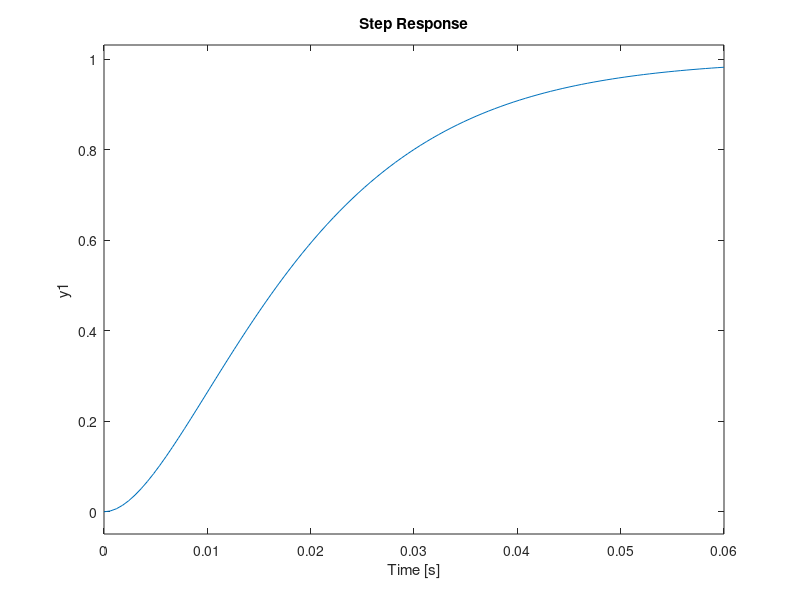

Here is the MATLAB script that generated this plot:
%% Inicio Limpio

clc;        % Consola limpia
clear;      % Workspace limpio
close all;  % Cierra otras ventanas

%% Pasar de la funcion trasnferencia al modelo de estado

num = 1; 

den = conv([1/100 1],[1/100 1])
Gs = tf(num, den)  
[A, B, C, D] = tf2ss(num, den)  %   Tf a modelo de estados

step(Gs);grid;

%% Matrices contolabilidad y observabilidad

Co = ctrb(A,B)  %   Matriz Controlabilidad
Ob = obsv(A,C)  %   Matriz Observabilidad

%% Pasar de modelo de estado a funcion transferencia

[b, a] = ss2tf(A,B,C,D);
Gs1 = tf(b, a)  


PLC = [-500+600i; -500-600i ; -1000]

%   Agrego un polo extra en -10 para que aumente el tipo del sistema

%% Formula de ackermann

%K = acker(A, B ,PLC)

% Tambien funciona:
%
%   K = place(A, B ,PLC)
%

Ahat = [ A zeros(size(A,1),1); -C 0 ]

Bhat = [B ; 0]

ctr=[Bhat Ahat*Bhat Ahat*Ahat*Bhat Ahat*Ahat*Ahat*Bhat]


K = acker(Ahat, Bhat ,PLC)

